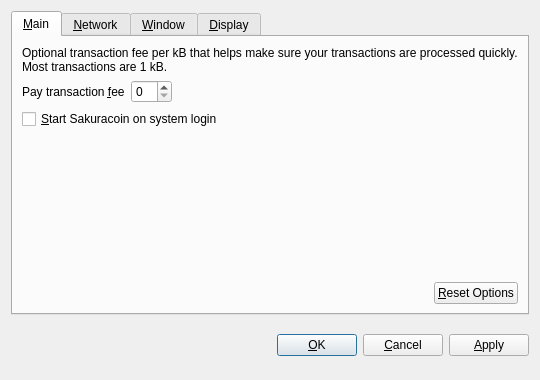
<?xml version="1.0" encoding="UTF-8"?>
<ui version="4.0">
 <class>OptionsDialog</class>
 <widget class="QDialog" name="OptionsDialog">
  <property name="geometry">
   <rect>
    <x>0</x>
    <y>0</y>
    <width>540</width>
    <height>380</height>
   </rect>
  </property>
  <property name="windowTitle">
   <string>Options</string>
  </property>
  <property name="modal">
   <bool>true</bool>
  </property>
  <layout class="QVBoxLayout" name="verticalLayout">
   <item>
    <widget class="QTabWidget" name="tabWidget">
     <property name="tabPosition">
      <enum>QTabWidget::North</enum>
     </property>
     <property name="currentIndex">
      <number>0</number>
     </property>
     <widget class="QWidget" name="tabMain">
      <attribute name="title">
       <string>&amp;Main</string>
      </attribute>
      <layout class="QVBoxLayout" name="verticalLayout_Main">
       <item>
        <widget class="QLabel" name="transactionFeeInfoLabel">
         <property name="text">
          <string>Optional transaction fee per kB that helps make sure your transactions are processed quickly. Most transactions are 1 kB.</string>
         </property>
         <property name="textFormat">
          <enum>Qt::PlainText</enum>
         </property>
         <property name="wordWrap">
          <bool>true</bool>
         </property>
        </widget>
       </item>
       <item>
        <layout class="QHBoxLayout" name="horizontalLayout_1_Main">
         <item>
          <widget class="QLabel" name="transactionFeeLabel">
           <property name="text">
            <string>Pay transaction &amp;fee</string>
           </property>
           <property name="textFormat">
            <enum>Qt::PlainText</enum>
           </property>
           <property name="buddy">
            <cstring>transactionFee</cstring>
           </property>
          </widget>
         </item>
         <item>
          <widget class="BitcoinAmountField" name="transactionFee"/>
         </item>
         <item>
          <spacer name="horizontalSpacer_1_Main">
           <property name="orientation">
            <enum>Qt::Horizontal</enum>
           </property>
           <property name="sizeHint" stdset="0">
            <size>
             <width>40</width>
             <height>20</height>
            </size>
           </property>
          </spacer>
         </item>
        </layout>
       </item>
       <item>
        <widget class="QCheckBox" name="bitcoinAtStartup">
         <property name="toolTip">
          <string>Automatically start Sakuracoin after logging in to the system.</string>
         </property>
         <property name="text">
          <string>&amp;Start Sakuracoin on system login</string>
         </property>
        </widget>
       </item>
       <item>
        <spacer name="verticalSpacer_Main">
         <property name="orientation">
          <enum>Qt::Vertical</enum>
         </property>
         <property name="sizeHint" stdset="0">
          <size>
           <width>20</width>
           <height>40</height>
          </size>
         </property>
        </spacer>
       </item>
       <item>
        <layout class="QHBoxLayout" name="horizontalLayout_2_Main">
         <item>
          <spacer name="horizontalSpacer_2_Main">
           <property name="orientation">
            <enum>Qt::Horizontal</enum>
           </property>
           <property name="sizeHint" stdset="0">
            <size>
             <width>40</width>
             <height>20</height>
            </size>
           </property>
          </spacer>
         </item>
         <item>
          <widget class="QPushButton" name="resetButton">
           <property name="toolTip">
            <string>Reset all client options to default.</string>
           </property>
           <property name="text">
            <string>&amp;Reset Options</string>
           </property>
           <property name="autoDefault">
            <bool>false</bool>
           </property>
          </widget>
         </item>
        </layout>
       </item>
      </layout>
     </widget>
     <widget class="QWidget" name="tabNetwork">
      <attribute name="title">
       <string>&amp;Network</string>
      </attribute>
      <layout class="QVBoxLayout" name="verticalLayout_Network">
       <item>
        <widget class="QCheckBox" name="mapPortUpnp">
         <property name="toolTip">
          <string>Automatically open the Sakuracoin client port on the router. This only works when your router supports UPnP and it is enabled.</string>
         </property>
         <property name="text">
          <string>Map port using &amp;UPnP</string>
         </property>
        </widget>
       </item>
       <item>
        <widget class="QCheckBox" name="connectSocks">
         <property name="toolTip">
          <string>Connect to the Sakuracoin network through a SOCKS proxy (e.g. when connecting through Tor).</string>
         </property>
         <property name="text">
          <string>&amp;Connect through SOCKS proxy:</string>
         </property>
        </widget>
       </item>
       <item>
        <layout class="QHBoxLayout" name="horizontalLayout_Network">
         <item>
          <widget class="QLabel" name="proxyIpLabel">
           <property name="text">
            <string>Proxy &amp;IP:</string>
           </property>
           <property name="textFormat">
            <enum>Qt::PlainText</enum>
           </property>
           <property name="buddy">
            <cstring>proxyIp</cstring>
           </property>
          </widget>
         </item>
         <item>
          <widget class="QValidatedLineEdit" name="proxyIp">
           <property name="maximumSize">
            <size>
             <width>140</width>
             <height>16777215</height>
            </size>
           </property>
           <property name="toolTip">
            <string>IP address of the proxy (e.g. 127.0.0.1)</string>
           </property>
          </widget>
         </item>
         <item>
          <widget class="QLabel" name="proxyPortLabel">
           <property name="text">
            <string>&amp;Port:</string>
           </property>
           <property name="textFormat">
            <enum>Qt::PlainText</enum>
           </property>
           <property name="buddy">
            <cstring>proxyPort</cstring>
           </property>
          </widget>
         </item>
         <item>
          <widget class="QLineEdit" name="proxyPort">
           <property name="maximumSize">
            <size>
             <width>55</width>
             <height>16777215</height>
            </size>
           </property>
           <property name="toolTip">
            <string>Port of the proxy (e.g. 9050)</string>
           </property>
          </widget>
         </item>
         <item>
          <widget class="QLabel" name="socksVersionLabel">
           <property name="text">
            <string>SOCKS &amp;Version:</string>
           </property>
           <property name="textFormat">
            <enum>Qt::PlainText</enum>
           </property>
           <property name="buddy">
            <cstring>socksVersion</cstring>
           </property>
          </widget>
         </item>
         <item>
          <widget class="QValueComboBox" name="socksVersion">
           <property name="toolTip">
            <string>SOCKS version of the proxy (e.g. 5)</string>
           </property>
          </widget>
         </item>
         <item>
          <spacer name="horizontalSpacer_Network">
           <property name="orientation">
            <enum>Qt::Horizontal</enum>
           </property>
           <property name="sizeHint" stdset="0">
            <size>
             <width>40</width>
             <height>20</height>
            </size>
           </property>
          </spacer>
         </item>
        </layout>
       </item>
       <item>
        <spacer name="verticalSpacer_Network">
         <property name="orientation">
          <enum>Qt::Vertical</enum>
         </property>
         <property name="sizeHint" stdset="0">
          <size>
           <width>20</width>
           <height>40</height>
          </size>
         </property>
        </spacer>
       </item>
      </layout>
     </widget>
     <widget class="QWidget" name="tabWindow">
      <attribute name="title">
       <string>&amp;Window</string>
      </attribute>
      <layout class="QVBoxLayout" name="verticalLayout_Window">
       <item>
        <widget class="QCheckBox" name="minimizeToTray">
         <property name="toolTip">
          <string>Show only a tray icon after minimizing the window.</string>
         </property>
         <property name="text">
          <string>&amp;Minimize to the tray instead of the taskbar</string>
         </property>
        </widget>
       </item>
       <item>
        <widget class="QCheckBox" name="minimizeOnClose">
         <property name="toolTip">
          <string>Minimize instead of exit the application when the window is closed. When this option is enabled, the application will be closed only after selecting Quit in the menu.</string>
         </property>
         <property name="text">
          <string>M&amp;inimize on close</string>
         </property>
        </widget>
       </item>
       <item>
        <spacer name="verticalSpacer_Window">
         <property name="orientation">
          <enum>Qt::Vertical</enum>
         </property>
         <property name="sizeHint" stdset="0">
          <size>
           <width>20</width>
           <height>40</height>
          </size>
         </property>
        </spacer>
       </item>
      </layout>
     </widget>
     <widget class="QWidget" name="tabDisplay">
      <attribute name="title">
       <string>&amp;Display</string>
      </attribute>
      <layout class="QVBoxLayout" name="verticalLayout_Display">
       <item>
        <layout class="QHBoxLayout" name="horizontalLayout_1_Display">
         <item>
          <widget class="QLabel" name="langLabel">
           <property name="text">
            <string>User Interface &amp;language:</string>
           </property>
           <property name="textFormat">
            <enum>Qt::PlainText</enum>
           </property>
           <property name="buddy">
            <cstring>lang</cstring>
           </property>
          </widget>
         </item>
         <item>
          <widget class="QValueComboBox" name="lang">
           <property name="toolTip">
            <string>The user interface language can be set here. This setting will take effect after restarting Sakuracoin.</string>
           </property>
          </widget>
         </item>
        </layout>
       </item>
       <item>
        <layout class="QHBoxLayout" name="horizontalLayout_2_Display">
         <item>
          <widget class="QLabel" name="unitLabel">
           <property name="text">
            <string>&amp;Unit to show amounts in:</string>
           </property>
           <property name="textFormat">
            <enum>Qt::PlainText</enum>
           </property>
           <property name="buddy">
            <cstring>unit</cstring>
           </property>
          </widget>
         </item>
         <item>
          <widget class="QValueComboBox" name="unit">
           <property name="toolTip">
            <string>Choose the default subdivision unit to show in the interface and when sending coins.</string>
           </property>
          </widget>
         </item>
        </layout>
       </item>
       <item>
        <widget class="QCheckBox" name="displayAddresses">
         <property name="toolTip">
          <string>Whether to show Sakuracoin addresses in the transaction list or not.</string>
         </property>
         <property name="text">
          <string>&amp;Display addresses in transaction list</string>
         </property>
        </widget>
       </item>
       <item>
        <widget class="QCheckBox" name="coinControlFeatures">
         <property name="toolTip">
          <string>Whether to show coin control features or not.</string>
         </property>
         <property name="text">
          <string>Display coin &amp;control features (experts only!)</string>
         </property>
        </widget>
       </item>
       <item>
        <spacer name="verticalSpacer_Display">
         <property name="orientation">
          <enum>Qt::Vertical</enum>
         </property>
         <property name="sizeHint" stdset="0">
          <size>
           <width>20</width>
           <height>40</height>
          </size>
         </property>
        </spacer>
       </item>
      </layout>
     </widget>
    </widget>
   </item>
   <item>
    <layout class="QHBoxLayout" name="horizontalLayout_Buttons">
     <item>
      <spacer name="horizontalSpacer_1">
       <property name="orientation">
        <enum>Qt::Horizontal</enum>
       </property>
       <property name="sizeHint" stdset="0">
        <size>
         <width>40</width>
         <height>48</height>
        </size>
       </property>
      </spacer>
     </item>
     <item>
      <widget class="QLabel" name="statusLabel">
       <property name="font">
        <font>
         <weight>75</weight>
         <bold>true</bold>
        </font>
       </property>
       <property name="text">
        <string/>
       </property>
       <property name="textFormat">
        <enum>Qt::PlainText</enum>
       </property>
       <property name="wordWrap">
        <bool>true</bool>
       </property>
      </widget>
     </item>
     <item>
      <spacer name="horizontalSpacer_2">
       <property name="orientation">
        <enum>Qt::Horizontal</enum>
       </property>
       <property name="sizeHint" stdset="0">
        <size>
         <width>40</width>
         <height>48</height>
        </size>
       </property>
      </spacer>
     </item>
     <item>
      <widget class="QPushButton" name="okButton">
       <property name="text">
        <string>&amp;OK</string>
       </property>
      </widget>
     </item>
     <item>
      <widget class="QPushButton" name="cancelButton">
       <property name="text">
        <string>&amp;Cancel</string>
       </property>
       <property name="autoDefault">
        <bool>false</bool>
       </property>
      </widget>
     </item>
     <item>
      <widget class="QPushButton" name="applyButton">
       <property name="text">
        <string>&amp;Apply</string>
       </property>
       <property name="autoDefault">
        <bool>false</bool>
       </property>
      </widget>
     </item>
    </layout>
   </item>
  </layout>
 </widget>
 <customwidgets>
  <customwidget>
   <class>BitcoinAmountField</class>
   <extends>QSpinBox</extends>
   <header>bitcoinamountfield.h</header>
  </customwidget>
  <customwidget>
   <class>QValueComboBox</class>
   <extends>QComboBox</extends>
   <header>qvaluecombobox.h</header>
  </customwidget>
  <customwidget>
   <class>QValidatedLineEdit</class>
   <extends>QLineEdit</extends>
   <header>qvalidatedlineedit.h</header>
  </customwidget>
 </customwidgets>
 <resources/>
 <connections/>
</ui>
